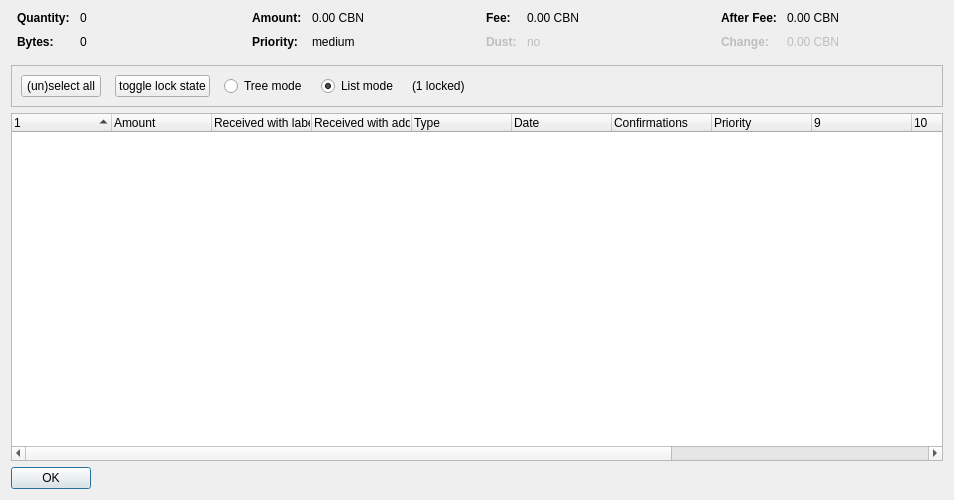
<?xml version="1.0" encoding="UTF-8"?>
<ui version="4.0">
 <class>CoinControlDialog</class>
 <widget class="QDialog" name="CoinControlDialog">
  <property name="geometry">
   <rect>
    <x>0</x>
    <y>0</y>
    <width>954</width>
    <height>500</height>
   </rect>
  </property>
  <property name="windowTitle">
   <string>Coin Selection</string>
  </property>
  <layout class="QVBoxLayout" name="verticalLayout">
   <item>
    <layout class="QHBoxLayout" name="horizontalLayoutTop" stretch="0,0,0,0">
     <property name="topMargin">
      <number>0</number>
     </property>
     <property name="bottomMargin">
      <number>10</number>
     </property>
     <item>
      <layout class="QFormLayout" name="formLayoutCoinControl1">
       <property name="horizontalSpacing">
        <number>10</number>
       </property>
       <property name="verticalSpacing">
        <number>10</number>
       </property>
       <property name="leftMargin">
        <number>6</number>
       </property>
       <property name="rightMargin">
        <number>6</number>
       </property>
       <item row="0" column="0">
        <widget class="QLabel" name="labelCoinControlQuantityText">
         <property name="font">
          <font>
           <weight>75</weight>
           <bold>true</bold>
          </font>
         </property>
         <property name="text">
          <string>Quantity:</string>
         </property>
        </widget>
       </item>
       <item row="0" column="1">
        <widget class="QLabel" name="labelCoinControlQuantity">
         <property name="cursor">
          <cursorShape>IBeamCursor</cursorShape>
         </property>
         <property name="contextMenuPolicy">
          <enum>Qt::ActionsContextMenu</enum>
         </property>
         <property name="text">
          <string notr="true">0</string>
         </property>
         <property name="textInteractionFlags">
          <set>Qt::LinksAccessibleByMouse|Qt::TextSelectableByKeyboard|Qt::TextSelectableByMouse</set>
         </property>
        </widget>
       </item>
       <item row="1" column="0">
        <widget class="QLabel" name="labelCoinControlBytesText">
         <property name="font">
          <font>
           <weight>75</weight>
           <bold>true</bold>
          </font>
         </property>
         <property name="text">
          <string>Bytes:</string>
         </property>
        </widget>
       </item>
       <item row="1" column="1">
        <widget class="QLabel" name="labelCoinControlBytes">
         <property name="cursor">
          <cursorShape>IBeamCursor</cursorShape>
         </property>
         <property name="contextMenuPolicy">
          <enum>Qt::ActionsContextMenu</enum>
         </property>
         <property name="text">
          <string notr="true">0</string>
         </property>
         <property name="textInteractionFlags">
          <set>Qt::LinksAccessibleByMouse|Qt::TextSelectableByKeyboard|Qt::TextSelectableByMouse</set>
         </property>
        </widget>
       </item>
      </layout>
     </item>
     <item>
      <layout class="QFormLayout" name="formLayoutCoinControl2">
       <property name="horizontalSpacing">
        <number>10</number>
       </property>
       <property name="verticalSpacing">
        <number>10</number>
       </property>
       <property name="leftMargin">
        <number>6</number>
       </property>
       <property name="rightMargin">
        <number>6</number>
       </property>
       <item row="0" column="0">
        <widget class="QLabel" name="labelCoinControlAmountText">
         <property name="font">
          <font>
           <weight>75</weight>
           <bold>true</bold>
          </font>
         </property>
         <property name="text">
          <string>Amount:</string>
         </property>
        </widget>
       </item>
       <item row="0" column="1">
        <widget class="QLabel" name="labelCoinControlAmount">
         <property name="cursor">
          <cursorShape>IBeamCursor</cursorShape>
         </property>
         <property name="contextMenuPolicy">
          <enum>Qt::ActionsContextMenu</enum>
         </property>
         <property name="text">
          <string notr="true">0.00 CBN</string>
         </property>
         <property name="textInteractionFlags">
          <set>Qt::LinksAccessibleByMouse|Qt::TextSelectableByKeyboard|Qt::TextSelectableByMouse</set>
         </property>
        </widget>
       </item>
       <item row="1" column="0">
        <widget class="QLabel" name="labelCoinControlPriorityText">
         <property name="font">
          <font>
           <weight>75</weight>
           <bold>true</bold>
          </font>
         </property>
         <property name="text">
          <string>Priority:</string>
         </property>
        </widget>
       </item>
       <item row="1" column="1">
        <widget class="QLabel" name="labelCoinControlPriority">
         <property name="cursor">
          <cursorShape>IBeamCursor</cursorShape>
         </property>
         <property name="contextMenuPolicy">
          <enum>Qt::ActionsContextMenu</enum>
         </property>
         <property name="text">
          <string>medium</string>
         </property>
         <property name="textInteractionFlags">
          <set>Qt::LinksAccessibleByMouse|Qt::TextSelectableByKeyboard|Qt::TextSelectableByMouse</set>
         </property>
        </widget>
       </item>
      </layout>
     </item>
     <item>
      <layout class="QFormLayout" name="formLayoutCoinControl3">
       <property name="horizontalSpacing">
        <number>10</number>
       </property>
       <property name="verticalSpacing">
        <number>10</number>
       </property>
       <property name="leftMargin">
        <number>6</number>
       </property>
       <property name="rightMargin">
        <number>6</number>
       </property>
       <item row="0" column="0">
        <widget class="QLabel" name="labelCoinControlFeeText">
         <property name="font">
          <font>
           <weight>75</weight>
           <bold>true</bold>
          </font>
         </property>
         <property name="text">
          <string>Fee:</string>
         </property>
        </widget>
       </item>
       <item row="0" column="1">
        <widget class="QLabel" name="labelCoinControlFee">
         <property name="cursor">
          <cursorShape>IBeamCursor</cursorShape>
         </property>
         <property name="contextMenuPolicy">
          <enum>Qt::ActionsContextMenu</enum>
         </property>
         <property name="text">
          <string notr="true">0.00 CBN</string>
         </property>
         <property name="textInteractionFlags">
          <set>Qt::LinksAccessibleByMouse|Qt::TextSelectableByKeyboard|Qt::TextSelectableByMouse</set>
         </property>
        </widget>
       </item>
       <item row="1" column="0">
        <widget class="QLabel" name="labelCoinControlLowOutputText">
         <property name="enabled">
          <bool>false</bool>
         </property>
         <property name="font">
          <font>
           <weight>75</weight>
           <bold>true</bold>
          </font>
         </property>
         <property name="text">
          <string>Dust:</string>
         </property>
        </widget>
       </item>
       <item row="1" column="1">
        <widget class="QLabel" name="labelCoinControlLowOutput">
         <property name="enabled">
          <bool>false</bool>
         </property>
         <property name="cursor">
          <cursorShape>IBeamCursor</cursorShape>
         </property>
         <property name="contextMenuPolicy">
          <enum>Qt::ActionsContextMenu</enum>
         </property>
         <property name="text">
          <string>no</string>
         </property>
         <property name="textInteractionFlags">
          <set>Qt::LinksAccessibleByMouse|Qt::TextSelectableByKeyboard|Qt::TextSelectableByMouse</set>
         </property>
        </widget>
       </item>
      </layout>
     </item>
     <item>
      <layout class="QFormLayout" name="formLayoutCoinControl4">
       <property name="horizontalSpacing">
        <number>10</number>
       </property>
       <property name="verticalSpacing">
        <number>10</number>
       </property>
       <property name="leftMargin">
        <number>6</number>
       </property>
       <property name="rightMargin">
        <number>6</number>
       </property>
       <item row="0" column="0">
        <widget class="QLabel" name="labelCoinControlAfterFeeText">
         <property name="font">
          <font>
           <weight>75</weight>
           <bold>true</bold>
          </font>
         </property>
         <property name="text">
          <string>After Fee:</string>
         </property>
        </widget>
       </item>
       <item row="0" column="1">
        <widget class="QLabel" name="labelCoinControlAfterFee">
         <property name="cursor">
          <cursorShape>IBeamCursor</cursorShape>
         </property>
         <property name="contextMenuPolicy">
          <enum>Qt::ActionsContextMenu</enum>
         </property>
         <property name="text">
          <string notr="true">0.00 CBN</string>
         </property>
         <property name="textInteractionFlags">
          <set>Qt::LinksAccessibleByMouse|Qt::TextSelectableByKeyboard|Qt::TextSelectableByMouse</set>
         </property>
        </widget>
       </item>
       <item row="1" column="0">
        <widget class="QLabel" name="labelCoinControlChangeText">
         <property name="enabled">
          <bool>false</bool>
         </property>
         <property name="font">
          <font>
           <weight>75</weight>
           <bold>true</bold>
          </font>
         </property>
         <property name="text">
          <string>Change:</string>
         </property>
        </widget>
       </item>
       <item row="1" column="1">
        <widget class="QLabel" name="labelCoinControlChange">
         <property name="enabled">
          <bool>false</bool>
         </property>
         <property name="cursor">
          <cursorShape>IBeamCursor</cursorShape>
         </property>
         <property name="contextMenuPolicy">
          <enum>Qt::ActionsContextMenu</enum>
         </property>
         <property name="text">
          <string notr="true">0.00 CBN</string>
         </property>
         <property name="textInteractionFlags">
          <set>Qt::LinksAccessibleByMouse|Qt::TextSelectableByKeyboard|Qt::TextSelectableByMouse</set>
         </property>
        </widget>
       </item>
      </layout>
     </item>
    </layout>
   </item>
   <item>
    <widget class="QFrame" name="frame">
     <property name="minimumSize">
      <size>
       <width>0</width>
       <height>40</height>
      </size>
     </property>
     <property name="frameShape">
      <enum>QFrame::StyledPanel</enum>
     </property>
     <property name="frameShadow">
      <enum>QFrame::Sunken</enum>
     </property>
     <layout class="QHBoxLayout" name="horizontalLayout">
      <item>
       <layout class="QHBoxLayout" name="horizontalLayoutPanel" stretch="0,0,0,0,0,0">
        <property name="spacing">
         <number>14</number>
        </property>
        <item>
         <widget class="QPushButton" name="pushButtonSelectAll">
          <property name="sizePolicy">
           <sizepolicy hsizetype="Maximum" vsizetype="Fixed">
            <horstretch>0</horstretch>
            <verstretch>0</verstretch>
           </sizepolicy>
          </property>
          <property name="text">
           <string>(un)select all</string>
          </property>
          <property name="autoDefault">
           <bool>false</bool>
          </property>
         </widget>
        </item>
        <item>
         <widget class="QPushButton" name="pushButtonToggleLock">
          <property name="sizePolicy">
           <sizepolicy hsizetype="Maximum" vsizetype="Fixed">
            <horstretch>0</horstretch>
            <verstretch>0</verstretch>
           </sizepolicy>
          </property>
          <property name="text">
           <string>toggle lock state</string>
          </property>
          <property name="autoDefault">
           <bool>false</bool>
          </property>
         </widget>
        </item>
        <item>
         <widget class="QRadioButton" name="radioTreeMode">
          <property name="sizePolicy">
           <sizepolicy hsizetype="Maximum" vsizetype="Fixed">
            <horstretch>0</horstretch>
            <verstretch>0</verstretch>
           </sizepolicy>
          </property>
          <property name="text">
           <string>Tree mode</string>
          </property>
         </widget>
        </item>
        <item>
         <widget class="QRadioButton" name="radioListMode">
          <property name="sizePolicy">
           <sizepolicy hsizetype="Maximum" vsizetype="Fixed">
            <horstretch>0</horstretch>
            <verstretch>0</verstretch>
           </sizepolicy>
          </property>
          <property name="text">
           <string>List mode</string>
          </property>
          <property name="checked">
           <bool>true</bool>
          </property>
         </widget>
        </item>
        <item>
         <widget class="QLabel" name="labelLocked">
          <property name="text">
           <string>(1 locked)</string>
          </property>
         </widget>
        </item>
        <item>
         <spacer name="horizontalSpacer">
          <property name="orientation">
           <enum>Qt::Horizontal</enum>
          </property>
          <property name="sizeHint" stdset="0">
           <size>
            <width>40</width>
            <height>20</height>
           </size>
          </property>
         </spacer>
        </item>
       </layout>
      </item>
     </layout>
    </widget>
   </item>
   <item>
    <widget class="CoinControlTreeWidget" name="treeWidget">
     <property name="contextMenuPolicy">
      <enum>Qt::CustomContextMenu</enum>
     </property>
     <property name="sortingEnabled">
      <bool>false</bool>
     </property>
     <property name="columnCount">
      <number>13</number>
     </property>
     <attribute name="headerShowSortIndicator" stdset="0">
      <bool>true</bool>
     </attribute>
     <attribute name="headerStretchLastSection">
      <bool>false</bool>
     </attribute>
     <column>
      <property name="text">
       <string/>
      </property>
     </column>
     <column>
      <property name="text">
       <string>Amount</string>
      </property>
     </column>
     <column>
      <property name="text">
       <string>Received with label</string>
      </property>
     </column>
     <column>
      <property name="text">
       <string>Received with address</string>
      </property>
     </column>
     <column>
      <property name="text">
	<string>Type</string>
      </property>
     </column>
     <column>
      <property name="text">	 
       <string>Date</string>
      </property>
     </column>
     <column>
      <property name="text">
       <string>Confirmations</string>
      </property>
      <property name="toolTip">
       <string>Confirmed</string>
      </property>
     </column>
     <column>
      <property name="text">
       <string>Priority</string>
      </property>
     </column>
     <column>
      <property name="text">
       <string/>
      </property>
     </column>
     <column>
      <property name="text">
       <string/>
      </property>
     </column>
     <column>
      <property name="text">
       <string/>
      </property>
     </column>
     <column>
      <property name="text">
       <string/>
      </property>
     </column>
     <column>
      <property name="text">
       <string/>
      </property>
     </column>
    </widget>
   </item>
   <item>
    <widget class="QDialogButtonBox" name="buttonBox">
     <property name="sizePolicy">
      <sizepolicy hsizetype="Maximum" vsizetype="Fixed">
       <horstretch>0</horstretch>
       <verstretch>0</verstretch>
      </sizepolicy>
     </property>
     <property name="orientation">
      <enum>Qt::Horizontal</enum>
     </property>
     <property name="standardButtons">
      <set>QDialogButtonBox::Ok</set>
     </property>
    </widget>
   </item>
  </layout>
 </widget>
 <customwidgets>
  <customwidget>
   <class>CoinControlTreeWidget</class>
   <extends>QTreeWidget</extends>
   <header>coincontroltreewidget.h</header>
  </customwidget>
 </customwidgets>
 <resources/>
 <connections/>
</ui>
